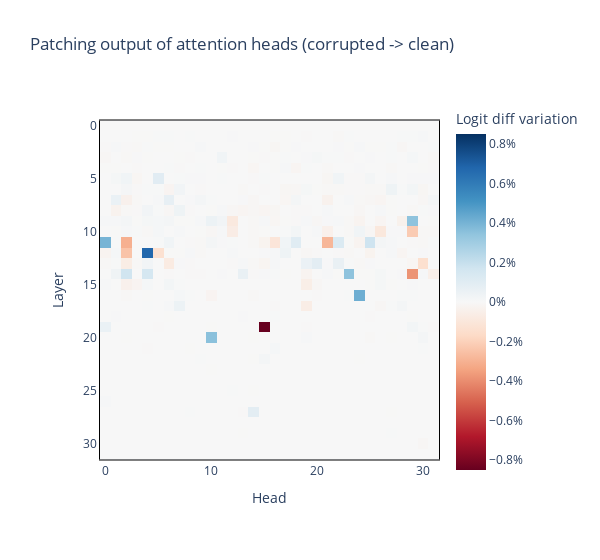

The notebook cell this image was saved under:
### Code cell
imshow_p(
    results['k'] * 100,
    title="Patching output of attention heads (corrupted -> clean)",
    labels={"x": "Head", "y": "Layer", "color": "Logit diff variation"},
    coloraxis=dict(colorbar_ticksuffix = "%"),
    border=True,
    width=600,
    margin={"r": 100, "l": 100}
)

### Figure 1 — Plotly figure (JSON) as saved in the notebook; plotly's stock layout.template omitted (floating-point values rounded to 4 significant figures; data arrays with more than 128 entries replaced by an {"elided": "..."} marker saying what was removed)
{"data": [{"coloraxis": "coloraxis", "hovertemplate": "Head: %{x}<br>Layer: %{y}<br>Logit diff variation: %{z}<extra></extra>", "name": "0", "type": "heatmap", "xaxis": "x", "yaxis": "y", "z": {"elided": "32x32 float values"}}], "layout": {"coloraxis": {"cmid": 0, "colorbar": {"ticksuffix": "%", "title": {"text": "Logit diff variation"}}, "colorscale": [[0, "rgb(103,0,31)"], [0.1, "rgb(178,24,43)"], [0.2, "rgb(214,96,77)"], [0.3, "rgb(244,165,130)"], [0.4, "rgb(253,219,199)"], [0.5, "rgb(247,247,247)"], [0.6, "rgb(209,229,240)"], [0.7, "rgb(146,197,222)"], [0.8, "rgb(67,147,195)"], [0.9, "rgb(33,102,172)"], [1, "rgb(5,48,97)"]]}, "margin": {"l": 100, "r": 100}, "title": {"text": "Patching output of attention heads (corrupted -> clean)"}, "width": 600, "xaxis": {"anchor": "y", "constrain": "domain", "domain": [0, 1], "linecolor": "black", "linewidth": 1, "mirror": true, "scaleanchor": "y", "showline": true, "title": {"text": "Head"}}, "yaxis": {"anchor": "x", "autorange": "reversed", "constrain": "domain", "domain": [0, 1], "linecolor": "black", "linewidth": 1, "mirror": true, "showline": true, "title": {"text": "Layer"}}}}
